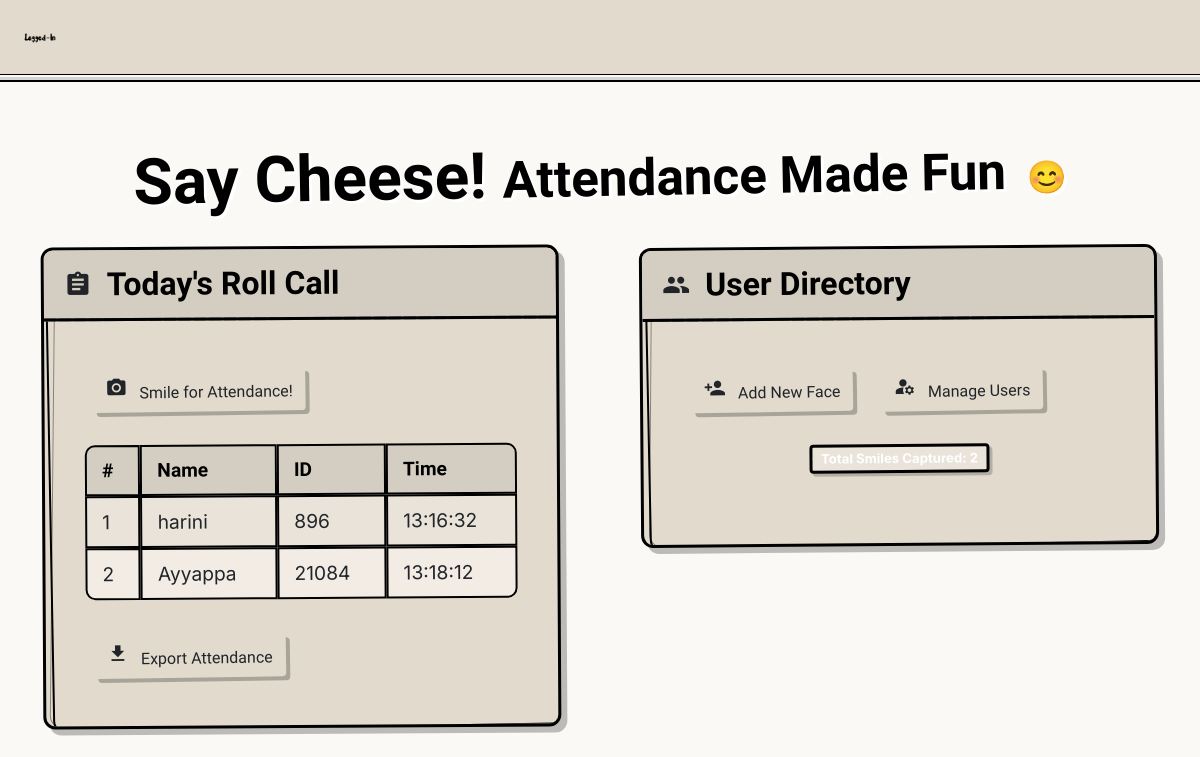
Before: / with the older database file.
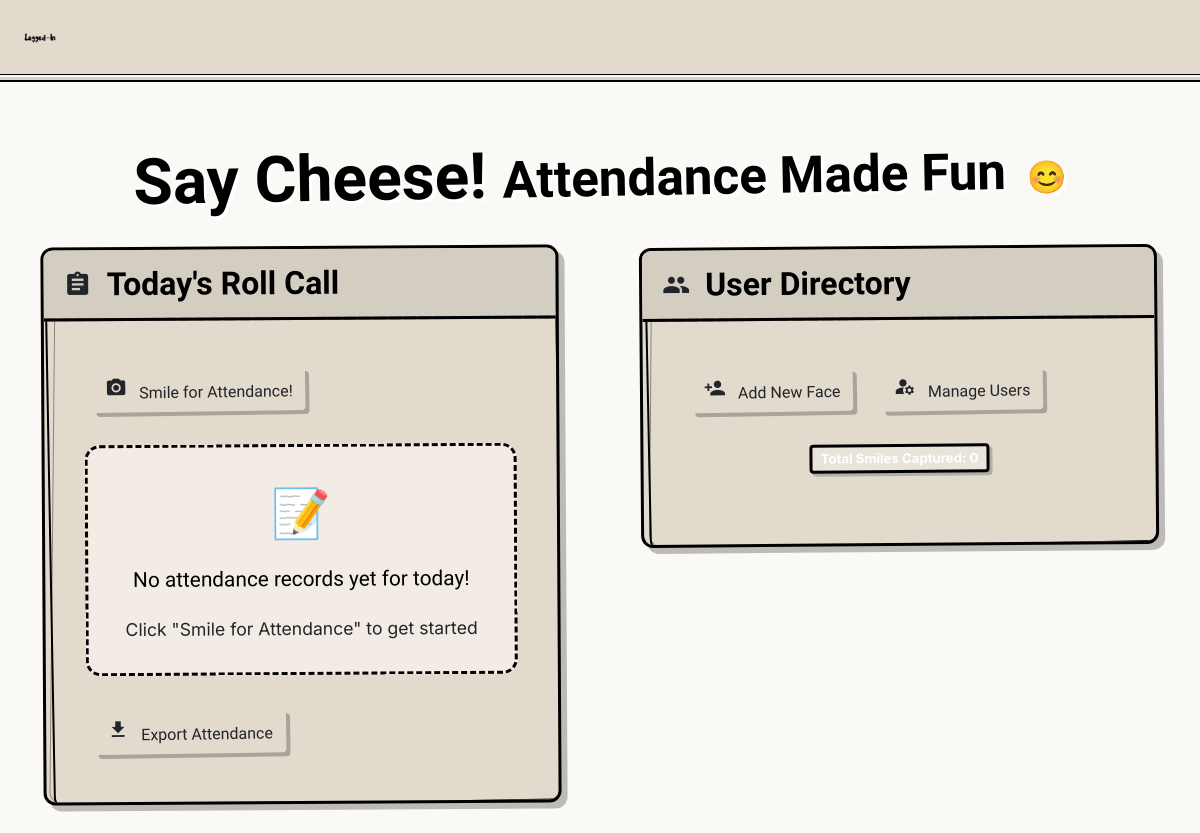
After: the same page with the newer database file.
### tables this page shows
CREATE TABLE attendance (
        id INTEGER PRIMARY KEY,
        user_id TEXT NOT NULL,
        name TEXT NOT NULL,
        date TEXT NOT NULL,
        time TEXT NOT NULL,
        FOREIGN KEY (user_id) REFERENCES users(user_id)
    );

### app.py (the view)
@app.route('/')
def index():
    names, rolls, times, l = extract_attendance()
    return render_template('index.html',
                           names=names,
                           rolls=rolls,
                           times=times,
                           l=l,
                           totalreg=get_total_users(),
                           datetoday2=datetoday2)

### app.py (called while the page is built, shortened)
@contextmanager
def get_db_connection():
    conn = None
    try:
        conn = sqlite3.connect('face_attendance.db', timeout=30.0)
        conn.execute("PRAGMA foreign_keys = ON")
        yield conn
    except Exception as e:
        print(f"Database connection error: {e}")
        traceback.print_exc()
        if conn:
            conn.rollback()
        raise
    finally:
        if conn:
            conn.commit()
            conn.close()

def execute_with_retry(operation, max_retries=5, retry_delay=1.0):
    retries = 0
    while retries < max_retries:
        try:
            return operation()
        except Exception as e:
            print(f"Database operation error: {e}")
            traceback.print_exc()
            raise

def get_total_users():
    def _get_count():
        with get_db_connection() as conn:
            cursor = conn.cursor()
            cursor.execute("SELECT COUNT(*) FROM users")
            count = cursor.fetchone()[0]
            return count
    try:
        return execute_with_retry(_get_count)
    except Exception as e:
        print(f"Error getting user count: {e}")
        return 0

@app.teardown_appcontext
def release_camera(exception):
    global camera
    with camera_lock:
        if camera is not None:
            try:
                camera.release()
                print("Camera released on app shutdown")
            except:
                pass
            camera = None

### templates/index.html (shortened to what this page needs)
<html lang="en">
<body>
{% extends 'navbar_logout.html' %}
{% block adminpage %}
<div class="container">
    <h1 class="main-title">Say Cheese! <span style="font-size: 0.8em;">Attendance Made Fun <span class="smile-icon">😊</span></span></h1>
    <div class="two-column-layout">
        <div>
            <div class="sketchy-box panel panel-left">
                <div class="panel-header">
                    <i class="material-icons icon">assignment</i>
                    <h2>Today's Roll Call</h2>
                </div>
                <div class="panel-body">
                    <button id="toggle-camera-btn" class="btn btn-blue btn-pulse">
                        <i class="material-icons" style="font-size: 22px; margin-right: 8px;">camera_alt</i>
                        Smile for Attendance!
                    </button>
                    <div id="attendance-table-container" style="margin-top: 25px;">
                        {% if l and l > 0 %}
                        <table class="sketchy-table">
                            <tr>
                                <th>#</th>
                                <th>Name</th>
                                <th>ID</th>
                                <th>Time</th>
                            </tr>
                            {% for i in range(l) %}
                            <tr>
                                <td>{{ i+1 }}</td>
                                <td>{{ names[i] }}</td>
                                <td>{{ rolls[i] }}</td>
                                <td>{{ times[i] }}</td>
                            </tr>
                            {% endfor %}
                        </table>
                        {% else %}
                        <div class="empty-state">
                            <div class="empty-state-icon">📝</div>
                            <div class="empty-state-text">No attendance records yet for today!</div>
                            <div>Click "Smile for Attendance" to get started</div>
                        </div>
                        {% endif %}
                    </div>
                    <button id="export-attendance-btn" class="btn btn-blue" style="margin-top: 15px;">
                        <i class="material-icons" style="font-size: 22px; margin-right: 8px;">download</i>
                        Export Attendance
                    </button>
                </div>
            </div>
        </div>
        <div>
            <div class="sketchy-box panel panel-right">
                <div class="panel-header">
                    <i class="material-icons icon">people</i>
                    <h2>User Directory</h2>
                </div>
                <div class="panel-body">
                    <button id="openModalBtn" class="btn btn-blue" style="margin-right: 15px;">
                        <i class="material-icons" style="font-size: 22px; margin-right: 8px;">person_add</i>
                        Add New Face
                    </button>
                    <button id="openManageUsersBtn" class="btn">
                        <i class="material-icons" style="font-size: 22px; margin-right: 8px;">manage_accounts</i>
                        Manage Users
                    </button>
                    <div style="margin-top: 25px; text-align: center;">
                        <span class="badge">Total Smiles Captured: {{totalreg}}</span>
                    </div>
                </div>
            </div>
        </div>
    </div>
</div>
{% endblock %}

### templates/navbar_logout.html (shortened to what this page needs)
<!doctype html>
<html lang="en">
  <head>
    <link rel="stylesheet" href="https://cdn.jsdelivr.net/npm/bootstrap@4.0.0/dist/css/bootstrap.min.css">
    <link href="https://cdn.jsdelivr.net/npm/bootstrap@5.0.0-beta3/dist/css/bootstrap.min.css" rel="stylesheet"
>
  </head>
  <body>
    <nav class="navbar">
        <div class="navbar-container">
            <img src="static/images/spicy.png" alt="Logged-In" class="logo">
        </div>
    </nav>
    {% block adminpage %}
    {% endblock adminpage %}
  </body>
</html>

### templates/index.html (style rules this page uses)
* { box-sizing: border-box; }
body { font-family: 'Architects Daughter', cursive; background-color: #faf9f5; color: #000; margin: 0; padding: 0; overflow-x: hidden; line-height: 1.6; font-size: 16px; }
.sketchy-box { position: relative; border: 3px solid #000; border-radius: 12px; background-color: #e1dacd; box-shadow: 6px 6px 0 rgba(0,0,0,0.25); transition: all 0.3s ease; margin-bottom: 25px; }
.sketchy-box::before { content: ''; position: absolute; top: 4px; left: 4px; right: -4px; bottom: -4px; z-index: -1; border: 2px solid #000; border-radius: 12px; transform: rotate(-0.7deg); }
.sketchy-box::after { content: ''; position: absolute; top: 7px; left: 7px; right: -7px; bottom: -7px; z-index: -2; border: 1px solid rgba(0,0,0,0.4); border-radius: 14px; transform: rotate(0.9deg); }
.container { max-width: 1400px; margin: 0 auto; padding: 30px; }
.main-title { font-family: 'Kalam', cursive; font-size: 4rem; text-align: center; margin: 2rem 0; position: relative; color: #000; text-shadow: 3px 3px 0 #fff; transform: rotate(-1deg); animation: bobble 3s infinite; font-weight: 700; }
.panel { margin-bottom: 40px; padding: 25px; overflow: hidden; position: relative; min-height: 300px; }
.panel-left { transform: rotate(-0.5deg); margin-right: 20px; }
.panel-right { transform: rotate(0.7deg); margin-left: 20px; }
.panel-header { padding: 15px 20px; margin: -25px -25px 25px -25px; border-bottom: 3px solid #000; display: flex; align-items: center; background-color: #d4cec2; position: relative; }
.panel-header::after { content: ''; position: absolute; bottom: -3px; left: 0; width: 100%; height: 3px; background: repeating-linear-gradient( to right, #000, #000 12px, transparent 12px, transparent 15px ); opacity: 0.4; }
.panel-header h2 { margin: 0; font-size: 2rem; font-family: 'Kalam', cursive; font-weight: 700; color: #000; }
.panel-header .icon { margin-right: 15px; vertical-align: middle; font-size: 28px; animation: spin 8s linear infinite; transform-origin: center; }
.panel-body { padding: 15px; font-size: 1.1rem; }
.btn { font-family: 'Architects Daughter', cursive; background-color: #fff; border: 3px solid #333; border-radius: 10px; padding: 12px 24px; font-size: 1.2rem; cursor: pointer; position: relative; transition: all 0.2s; display: inline-flex; align-items: center; margin: 8px; overflow: hidden; box-shadow: 4px 4px 0 rgba(0,0,0,0.25); transform: rotate(-0.5deg); color: #000; font-weight: 600; }
.btn::before { content: ''; position: absolute; top: 0; left: -100%; width: 100%; height: 100%; background: rgba(255,255,255,0.4); transition: all 0.3s ease; }
.btn-blue { background-color: #e3f2fd; color: #0d47a1; border-color: #0d47a1; }
.two-column-layout { display: flex; gap: 40px; }
.two-column-layout > div { flex: 1; }
.badge { display: inline-block; padding: 8px 15px; background-color: #e9e3da; border: 3px solid #000; border-radius: 25px; font-size: 1.1rem; box-shadow: 3px 3px 0 rgba(0,0,0,0.2); position: relative; overflow: hidden; color: #000; font-weight: 600; }
.badge::after { content: '✨'; position: absolute; top: 50%; left: -20px; transform: translateY(-50%); font-size: 18px; animation: sparkle 3s infinite; }
.smile-icon { display: inline-block; font-size: 2rem; margin-left: 8px; animation: smile-bounce 2s infinite; }
.navbar { padding: 15px 25px; display: flex; align-items: center; justify-content: space-between; border-bottom: 3px solid #000; background-color: #e1dacd; position: relative; }
.navbar::after { content: ''; position: absolute; bottom: -8px; left: 0; width: 100%; height: 5px; background-color: rgba(0,0,0,0.15); border-bottom: 2px solid #000; }
.logo { height: 70px; transition: all 0.3s ease; margin: 5px 0; }
.btn-pulse { animation: pulse-border 2s infinite; }
.empty-state { text-align: center; padding: 30px; background-color: #f2ece5; border: 3px dashed #000; border-radius: 15px; margin: 20px 0; }
.empty-state-icon { font-size: 3rem; margin-bottom: 15px; }
.empty-state-text { font-family: 'Kalam', cursive; font-size: 1.3rem; color: #000; margin-bottom: 20px; }

### templates/navbar_logout.html (style rules this page uses)
body { font-family: 'Inter', sans-serif; background-color: #faf9f5; margin: 0; padding: 0; }
.navbar { padding: 12px 20px; display: flex; align-items: center; justify-content: space-between; border-bottom: 1px solid #000; background-color: #e1dacd; z-index: 100; position: relative; }
.navbar-container { display: flex; justify-content: space-between; align-items: center; width: 100%; }
.logo { height: 40px; }

Changed rows visible on the page:
removed attendance: name "harini", user "896", time "13:16:32"
removed attendance: name "Ayyappa", user "21084", time "13:18:12"
Other visible differences:
{{ totalreg }}: "2" → "0"
text no longer shown: "# Name ID Time"
text now shown: "📝 No attendance records yet for today! Click \"Smile for Attendance\" to get started"
list line gone: "1"
list line gone: "2"
